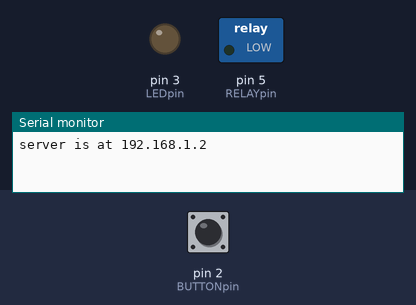
Simulated run of this sketch. Board: Arduino Uno, built with avr-gcc and run on an emulated ATmega328P. Shown: switched loads named in the sketch (green lamp = pin HIGH), output pins drawn as LEDs (lit = HIGH), the last lines printed to the serial monitor. Dashed ring = blinking. The test bench sets the inputs (shaded band); at power-on: pin 2 (BUTTONpin) LOW. WiFi joins after 1.5 s; servers stay silent unless stated.

Above: at 2.7 s.
2.8 s: pin 2 (BUTTONpin) pulsed HIGH 5 times (0.12 s each, 0.3 s apart)
At 3.25 s:
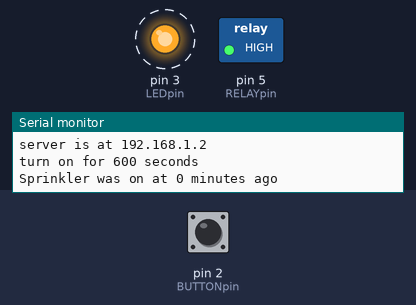
5.8 s: pin 2 (BUTTONpin) pulled HIGH for 0.15 s
At 6.8 s:
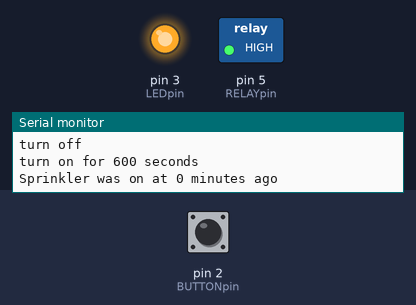
8.9 s: pin 2 (BUTTONpin) pulled HIGH for 1 s
At 9.2 s:
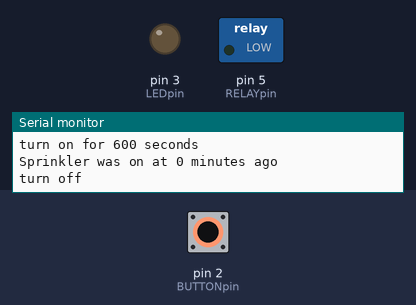
11.4 s: pin 2 (BUTTONpin) driven HIGH
At 12.7 s:
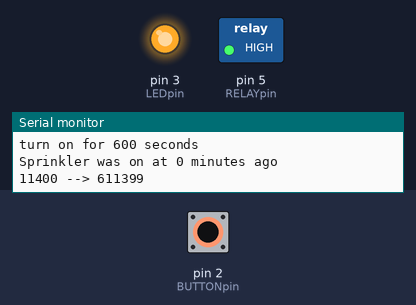
Timing chart, 0 to 13.9 s (numbered marks = the images above; inputs shaded):
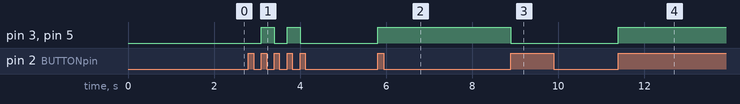

The sketch:

QmoteSprinkler.ino
```cpp
/*
  Qmote Sprinkler

  A water sprinkler control with a web server on the Arduino Ethernet Shield.
  This sprinkler control module can be controlled by IFTTT working with Qmote by Qblinks

  For more information about this project, please refer to http://qblinks.com/devkit/makers/project-2-the-weather-controlled-sprinkler

  Command To Trigger this action looks like:
  http://mysprinkler.qblinks.com/?pw=mypassword&water=10&weather={{CurrentCondition}}

  Where:
  mypassword is the password hard coded in this code
  10 is the time in minutes to turn on the spinkler
  {{TodaysCondition}} is the ingredient used in IFTTT for the Weather channel
  Condition inclides: Sunny, Mostly Sunny, Partly Cloudy, Partly Cloudy, Light Rain, Rain, Showers, PM Showers with or without "/Wind"

  Choose the conditions you want to turn on. In this example, only Sunny, Mostly Sunny will turn on the sprinkler
  If water= parameter is missing, it will return only the current status without changing the state of the relay
  If water=0, the sprinkler will be turned off immediately
  If water= and weather= are used together, weather condition must meet the hard coded condition to turn on the sprinkler based on water= timer

  Note: parameters are case-sensitive

  Author: Samson Chen, Qblinks Inc.
  Date: Feb 15th, 2015
*/

#include <SPI.h>
#include <Ethernet.h>

// MAKE YOUR PARAMETERS
// ====================================================================================================================================================================
#define  MANUAL_RUNNING_TIME     600           // running time for manually on
#define  MAX_RUNNING_TIME        3600          // max time the sprinkler can be turned on in seconds
#define  OK_WEATHER              "Sunny"       // If weather parameter exists, what condition is OK to turn on the sprinkler
                                               // Note: in this example, "Sunny" also matches to "Mostly Sunny" or "PM Sunny" since partial match is used in the code
#define  OK_WEATHER2             "Cloudy"      // Another weather condition that is OK. This includes "Partly Cloudy". Change it to "Sunny" to avoid second condition
#define  MY_PASSWORD             "password"    // password for the sprinkler control

// Enter a MAC address for your Ethernet Shield.
// Make sure it is unique. You can use MAC address generator to get one: http://www.miniwebtool.com/mac-address-generator/
byte mac[] = {0x11, 0x22, 0x33, 0x44, 0x55, 0x66};

// Make your IP address. The IP address will be dependent on your local network:
IPAddress ip(192, 168, 1, 2);

// Initialize the Ethernet server library with the IP address and port you want to use
// (port 80 is default for HTTP):
EthernetServer server(80);
// ====================================================================================================================================================================

int BUTTONpin = 2;
int LEDpin = 3;
int RELAYpin = 5;

#define  HEADER_LINE_SIZE        255

bool stat = false;
int lastButtonState = 0;
bool relay_state = false;
unsigned long last_trigger_time;
unsigned long relay_on_until;
int last_relay_timer;
unsigned long last_printout_timer = 0;
unsigned long last_sprinkler_on_time = 0;

char header_line[HEADER_LINE_SIZE+1];
int header_index = 0;

String pwLine = "pw=";

void setup()
{
  // Open serial communications and wait for port to open:
  Serial.begin(9600);
  while (!Serial)
  {
    ; // do nothing, just wait for serial port to connect. Needed for Leonardo only
  }

  // start the Ethernet connection and the server:
  Ethernet.begin(mac, ip);
  server.begin();
  Serial.print("server is at ");
  Serial.println(Ethernet.localIP());

  // switch off relay and LED indicator
  pinMode(RELAYpin, OUTPUT);
  digitalWrite(RELAYpin, LOW);

  pinMode(LEDpin, OUTPUT);
  digitalWrite(LEDpin, LOW);

  // get the manual button ready
  pinMode(BUTTONpin, INPUT);

  // get the password checking line
  pwLine.concat(MY_PASSWORD);
}


void loop()
{
  int buttonState;
  unsigned long currentTime;

  // get the button status
  buttonState = digitalRead(BUTTONpin);

  // manual button control
  if(lastButtonState != buttonState)
  {
    // button will be handled after the board has been initialized for more than 3 seconds to avoid button-configuration casued trigger
    if(millis() > 3000)
    {
      // state change when "push"
      if(buttonState != 0)
      {
        // check previous trigger time to prevent button debouncing
        currentTime = millis();
        if((currentTime - last_trigger_time) > 200)
        {
          // switch relay state
          if(relay_state)
          {
            turn_relay_off();
          }
          else
          {
            turn_relay_on(MANUAL_RUNNING_TIME);
          }

          // track the debouncing time
          last_trigger_time = currentTime;
        }
      }
    }

    lastButtonState = buttonState;
  }

  // ------------------------------------------------------------
  // listen for incoming clients
  EthernetClient client = server.available();
  if (client)
  {
    Serial.println("new client");
    // an http request ends with a blank line
    boolean currentLineIsBlank = true;
    boolean authenticationOK = false;
    boolean checkWeather = false;
    boolean weatherOK = false;
    int waterTime = -1;
    while (client.connected())
    {
      if (client.available())
      {
        char c = client.read();

        // if you've gotten to the end of the line (received a newline
        // character) and the line is blank, the http request has ended,
        // so you can send a reply
        if (c == '\n' && currentLineIsBlank)
        {
          // send a standard http response header
          client.println("HTTP/1.1 200 OK");
          client.println("Content-Type: text/html");
          client.println("Connection: close");  // the connection will be closed after completion of the response
          client.println();
          client.println("<!DOCTYPE HTML>");
          client.println("<html>");

          if(authenticationOK)
          {
            // perform actions only if the authentication passed
            if(waterTime > 0)
            {
              // if weatherParameter is used, the weather condition must meet the criteria, or no weather parameter is used to skip the weather condition check
              if((checkWeather && weatherOK) || !checkWeather)
              {
                int waterTimeSec = waterTime * 60;
                if(waterTimeSec <= MAX_RUNNING_TIME)
                {
                  turn_relay_on(waterTimeSec);

                  client.print("Turn on the sprinkler for ");
                  client.print(waterTimeSec);
                  client.println(" seconds<br>");
                }
                else
                {
                  client.println("Water timer exceeds the MAX_RUNNING_TIME<br>");
                }
              }
              else
              {
                client.print("Weather condition does not meet the criteria to turn on the sprinkler<br>");
                turn_relay_off();
              }
            }
            else if(waterTime == 0)
            {
              turn_relay_off();
            }

            // Output the new status
            if(relay_state)
            {
              client.println("Current Status: ON<br>");
              client.print("Remaining Time: ");
              client.print((relay_on_until - millis()) / 1000);
              client.println(" seconds<br>");
            }
            else
            {
              int last_on_min = (millis() - last_sprinkler_on_time) / 1000 / 60;
              int last_on_hour = 0;

              while(last_on_min >= 60)
              {
                last_on_hour++;
                last_on_min -= 60;
              }

              client.println("Current Status: OFF<br>");

              client.print("Sprinkler was ON at ");
              client.print(last_on_hour);
              client.print(" hour(s) and ");
              client.print(last_on_min);
              client.println(" minute(s) ago.<br>");
            }
          }
          else
          {
            client.println("Bye");
          }

          client.println("</html>");
          break;
        }

        // newline received
        if (c == '\n')
        {
          // you're starting a new line
          currentLineIsBlank = true;

          // make it null-terminated
          header_line[header_index] = 0;

          // analyze the line
          String hdr = header_line;
          // ----------------------

          // GET/HEAD method
          String methodGet = hdr.substring(0, 3);
          String methodHead = hdr.substring(0, 4);

          // Process only the line with Get or HEAD method
          if(methodGet.equalsIgnoreCase("GET") || methodHead.equalsIgnoreCase("HEAD"))
          {
            // check password
            int pwOK = hdr.indexOf(pwLine);
            if(pwOK > 0)
            {
              authenticationOK = true;

              // check water parameter
              int waterParam = hdr.indexOf("water=");
              if(waterParam > 0)
              {
                String waterTimeStr = hdr.substring(waterParam + 6);    // 6 = length of "water="
                waterTime = waterTimeStr.toInt();
              }

              // check weather parameter
              int weatherParam = hdr.indexOf("weather=");
              if(weatherParam > 0)
              {
                String weatherCondStr = hdr.substring(weatherParam + 8);  // 8 = length of "weather="
                int weatherCond = weatherCondStr.indexOf(OK_WEATHER);
                int weatherCond2 = weatherCondStr.indexOf(OK_WEATHER2);

                // weather parameter is used
                checkWeather = true;

                if(weatherCond >= 0 || weatherCond2 >=0)
                {
                  weatherOK = true;
                }
              }
            }

            // output to console
            Serial.println(hdr);
          }

          // reset the header collector
          header_index = 0;
        }
        else if (c != '\r')
        {
          // you've gotten a character on the current line
          currentLineIsBlank = false;

          if(header_index < HEADER_LINE_SIZE)
          {
            header_line[header_index] = c;
            header_index++;
          }
        }
      }
    }

    // give the web browser time to receive the data
    delay(1);

    // close the connection:
    client.stop();

    Serial.println("client disconnected");
  }

  // peridically check the timer
  check_relay_timer();
}


/*
 * turn on the relay with a timer
 *
 * @param onTimer time in seconds to turn the relay on. If the relay has been on, the only change the timer
 */
void turn_relay_on(int onTimer)
{
  // check the limitation
  if(onTimer > MAX_RUNNING_TIME)
  {
    onTimer = MAX_RUNNING_TIME;
  }

  digitalWrite(RELAYpin, HIGH);
  digitalWrite(LEDpin, HIGH);
  relay_state = true;

  Serial.print("turn on for ");
  Serial.print(onTimer);
  Serial.println(" seconds");

  last_relay_timer = onTimer;
  relay_on_until = millis();

  relay_on_until += ((unsigned long) onTimer) * 1000;

  // check the previous on time
  Serial.print("Sprinkler was on at ");
  Serial.print((millis() - last_sprinkler_on_time) / 1000 / 60);
  Serial.println(" minutes ago");
  last_sprinkler_on_time = millis();
}


/*
 * Simply turn off the relay
 */
void turn_relay_off(void)
{
  digitalWrite(RELAYpin, LOW);
  digitalWrite(LEDpin, LOW);
  relay_state = false;

  Serial.println("turn off");
}


/**
 * Make sure the relay will be turned off when time is up
 */
void check_relay_timer(void)
{
  if(relay_state)
  {
    unsigned long currentTime = millis();

    // time up check
    if(currentTime >= relay_on_until)
    {
      turn_relay_off();
    }
    // overflow check
    else if((relay_on_until - currentTime) > (((unsigned long) last_relay_timer) * 1000))
    {
      // system clock overflow, shut the relay off
      turn_relay_off();
    }

    if((currentTime - last_printout_timer) > 10000)
    {
      Serial.print(currentTime);
      Serial.print(" --> ");
      Serial.println(relay_on_until);

      last_printout_timer = currentTime;
    }
  }
}
```

Measured:
- after the input at 2.8 s, pin 3 (LEDpin), pin 5 (RELAYpin): alternates HIGH for 0.30 s and LOW for 0.30 s, 4 changes in all, then stays LOW, starting after 0.30 s
- after the input at 5.8 s, pin 3 (LEDpin), pin 5 (RELAYpin): LOW → HIGH at once
- after the input at 8.9 s, pin 3 (LEDpin), pin 5 (RELAYpin): HIGH → LOW at once
- after the input at 11.4 s, pin 3 (LEDpin), pin 5 (RELAYpin): LOW → HIGH at once
